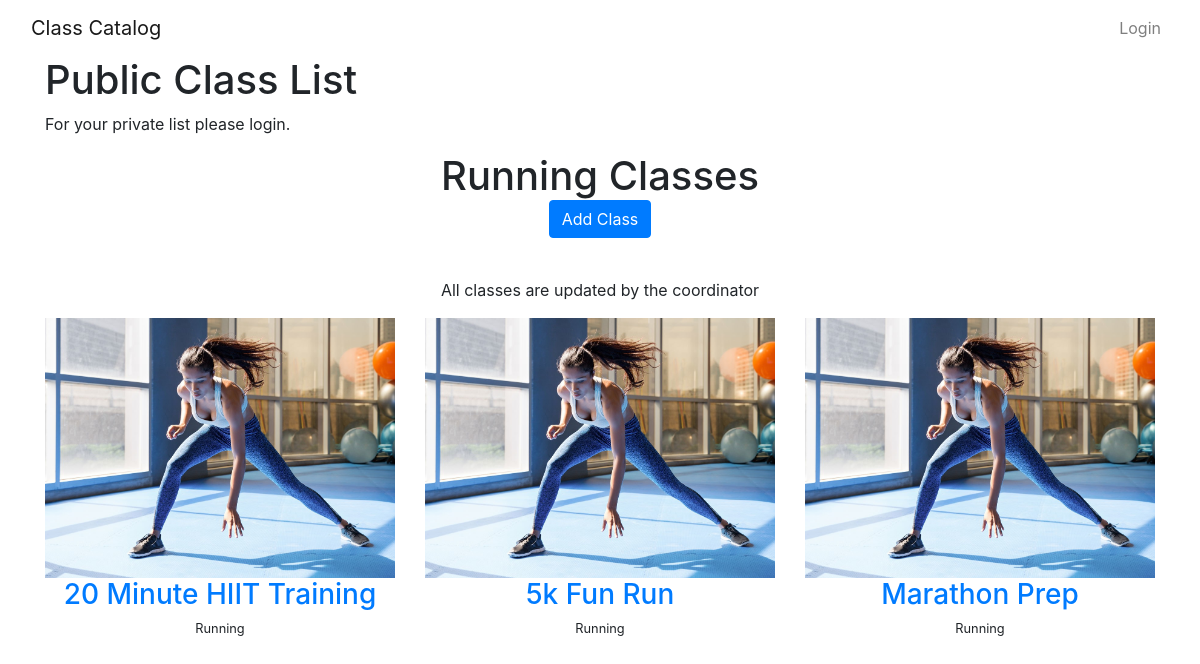
/categories/Running, run on the app's committed database.
### models.py (models this page shows, shortened)
class Category(Base):
    __tablename__ = 'category'
    id = Column(Integer(), primary_key=True)
    category_name = Column(String(250), nullable=False)
    user_id = Column(Integer(), ForeignKey('user.id'))
    user = relationship(User)

class ClassName(Base):
    __tablename__ = 'class'
    id = Column(Integer(), primary_key=True)
    class_name = Column(String(250), nullable=False)
    description = Column(Text(), nullable=False)
    category_id = Column(Integer(), ForeignKey('category.id'))
    category = relationship(Category)
    user_id = Column(Integer(), ForeignKey('user.id'))
    user = relationship(User)

### catalog.py (the view)
@app.route('/categories/<category_name>')
def class_list(category_name):
    category = session.query(Category).filter_by(category_name=category_name).one()
    classes = session.query(ClassName).filter_by(category_id=category.id).all()
    creator = get_user_info(category.user_id)
    if 'username' not in login_session:
        return render_template('public_classes.html', category=category, classes=classes, creator=creator)
    else:
        return render_template('classes.html',  category=category, classes=classes)

### catalog.py (called while the page is built)
def get_user_info(user_id):
    user = session.query(User).filter_by(id=user_id).one()
    return user

### templates/public_classes.html (shortened to what this page needs)
{% extends 'base.html' %}
{% block content %}
    {% include 'nav.html' %}
    <body>
    <div class="container">
    <h1>Public Class List</h1>
    <p>For your private list please login.</p>
    </div>
    <div class="article-list">
        <div class="container">
            <div class="intro">
                <h1 class="text-center">{{category.category_name}} Classes<span>
                    <form action="{{ url_for('add_class', category_name=category.category_name) }}">
                     <input class="btn btn-primary" type="submit" value="Add Class" />
                    </form></span>
</h1>
                <p class="text-center">All classes are updated by the coordinator </p>
            </div>
            <div class="row articles">
                {% for class in classes %}
                <div class="col-sm-6 col-md-4 item"><a href="#"><img class="img-fluid" src="{{ url_for('static', filename='assets/img/exerciser.jpg') }}"></a>
                    <h3 class="name text-center text-capitalize"><a href="{{url_for('class_description', category_name=category.category_name, class_id=class.id)}}">{{ class.class_name }}</a></h3>
                    <p class="description text-center"><small>{{ class.category.category_name }}</small></p></div>
                {% endfor %}
            </div>
</body>
{% endblock %}

### data on the page
Category: category_name "Running"
ClassName: class_name "20 Minute HIIT Training", category.category_name "Running"
ClassName: class_name "5k Fun Run", category.category_name "Running"
ClassName: class_name "Marathon Prep", category.category_name "Running"
